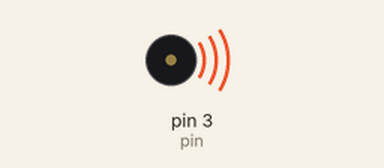
Simulated run of this sketch. Board: Arduino Uno, built with avr-gcc and run on an emulated ATmega328P. Parts: buzzer (waves = sounding).

Above: at 0.1 s.
At 36.72 s:
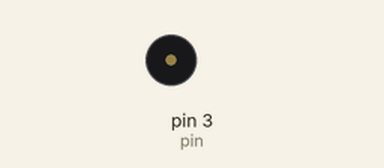
Timing chart, 0 to 40.0 s (numbered marks = the images above):
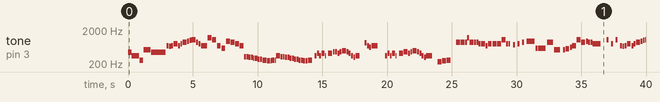

Measured:
- by itself, tone on pin 3 (pin): plays 440 Hz for 0.28 s, 349 Hz for 0.55 s, 262 Hz for 0.28 s, 523 Hz for 0.55 s, 440 Hz for 1.1 s, 698 Hz for 0.15 s … (160 notes in this stretch)

The sketch:

HDD_Music.ino
```cpp
#include <EEPROM.h>
#include <avr/pgmspace.h>
#include "pitches.h"

const PROGMEM int JyapariPark[] = {NOTE_A4,NOTE_F4,NOTE_C4,NOTE_C5,NOTE_A4,NOTE_F5,NOTE_E5,
NOTE_F5,NOTE_G5,NOTE_F5,NOTE_G5,NOTE_A5,NOTE_AS5,NOTE_B5,NOTE_C6,NOTE_A5,NOTE_G5,NOTE_F5,NOTE_F5,NOTE_D6,NOTE_C6,
NOTE_F5,NOTE_D5,NOTE_AS5,NOTE_A5,NOTE_G5,NOTE_F5,NOTE_E4,NOTE_E4,NOTE_DS4,NOTE_DS4,NOTE_D4,NOTE_D4,NOTE_D4,NOTE_D4,
NOTE_CS4,NOTE_CS4,NOTE_C4,NOTE_C4,NOTE_B3,NOTE_B3,NOTE_B3,NOTE_C4,NOTE_C4,NOTE_C4,NOTE_C4,NOTE_F4,NOTE_F4,NOTE_E4,
NOTE_E4,NOTE_DS4,NOTE_DS4,NOTE_D4,NOTE_D4,NOTE_D4,NOTE_D4,NOTE_CS4,NOTE_CS4,NOTE_C4,NOTE_C4,NOTE_B3,NOTE_B3,NOTE_B3,
NOTE_C4,NOTE_C4,NOTE_C4,NOTE_C4,0,NOTE_F4,NOTE_GS4,NOTE_F4,NOTE_GS4,NOTE_F4,0,NOTE_GS4,NOTE_AS4,NOTE_AS4,NOTE_GS4,
NOTE_AS4,NOTE_B4,NOTE_AS4,NOTE_GS4,NOTE_F4,NOTE_DS4,NOTE_F4,0,NOTE_GS5,NOTE_F5,NOTE_DS5,NOTE_F5,0,NOTE_F4,NOTE_GS4,
NOTE_F4,NOTE_GS4,NOTE_F4,0,NOTE_GS4,NOTE_AS4,NOTE_AS4,NOTE_GS4,NOTE_AS4,NOTE_B4,NOTE_AS4,NOTE_GS4,NOTE_F4,NOTE_DS4,
NOTE_F4,0,NOTE_AS3,NOTE_B3,NOTE_C4,0,NOTE_A5,NOTE_A5,NOTE_A5,NOTE_A5,NOTE_A5,NOTE_D6,NOTE_A5,NOTE_A5,NOTE_A5,NOTE_G5,
NOTE_G5,NOTE_G5,NOTE_F5,NOTE_G5,NOTE_G5,NOTE_G5,NOTE_G5,NOTE_G5,NOTE_C6,NOTE_C6,NOTE_G5,NOTE_G5,0,NOTE_FS5,0,NOTE_G5,
0,NOTE_A5,0,NOTE_AS5,NOTE_D5,NOTE_D5,NOTE_A5,NOTE_C5,NOTE_C5,0,NOTE_C5,NOTE_CS5,NOTE_DS5,NOTE_F5,NOTE_C6,NOTE_A5,
NOTE_AS5,NOTE_A5,NOTE_A5,NOTE_G5,0,NOTE_C6,0,NOTE_G5,0,NOTE_C6,0,NOTE_F5,NOTE_E5,NOTE_F5,NOTE_G5,NOTE_F5,NOTE_G5,
NOTE_A5,NOTE_AS5,NOTE_B5,NOTE_C6,NOTE_A5,NOTE_G5,NOTE_F5,NOTE_F5,NOTE_D6,NOTE_C6,NOTE_F5,NOTE_AS5,NOTE_A5,NOTE_G5,
NOTE_F5,NOTE_G5,0,NOTE_F5,NOTE_E5,NOTE_F5,NOTE_G5,NOTE_F5,NOTE_G5,NOTE_A5,NOTE_AS5,NOTE_B5,NOTE_C6,NOTE_A5,
NOTE_G5,NOTE_F5,NOTE_F5,NOTE_D6,NOTE_C6,NOTE_F5,NOTE_D5,NOTE_AS5,NOTE_A5,NOTE_G5,NOTE_F5,0,NOTE_F5,NOTE_F5,NOTE_G5,
NOTE_GS5,NOTE_G5,NOTE_F5,NOTE_CS5,NOTE_C5,NOTE_A5,NOTE_A5,NOTE_A5,NOTE_GS4,NOTE_A5,NOTE_AS5,NOTE_C6,NOTE_B5,NOTE_A5,
0,NOTE_A5,NOTE_AS5,NOTE_A5,NOTE_F5,NOTE_D5,NOTE_F5,NOTE_A5,NOTE_F5,NOTE_D5,NOTE_F5,NOTE_AS5,NOTE_A5,NOTE_F5,NOTE_CS5,
NOTE_CS5,NOTE_C5,NOTE_G5,NOTE_F5,NOTE_F5,NOTE_E4,NOTE_E4,NOTE_DS4,NOTE_DS4,NOTE_D4,NOTE_D4,NOTE_D4,NOTE_D4,
NOTE_CS4,NOTE_CS4,NOTE_C4,NOTE_C4,NOTE_B3,NOTE_B3,NOTE_B3,NOTE_C4,NOTE_C4,NOTE_C4,NOTE_C4,NOTE_F4,NOTE_F4,NOTE_E4,
NOTE_E4,NOTE_DS4,NOTE_DS4,NOTE_D4,NOTE_D4,NOTE_D4,NOTE_D4,NOTE_CS4,NOTE_CS4,NOTE_C4,NOTE_C4,NOTE_B3,NOTE_B3,NOTE_B3,
NOTE_C4,NOTE_C4,NOTE_C4,NOTE_C4,0,NOTE_F4,NOTE_GS4,NOTE_F4,NOTE_GS4,NOTE_F4,0,NOTE_GS4,NOTE_AS4,NOTE_AS4,NOTE_GS4,
NOTE_AS4,NOTE_B4,NOTE_AS4,NOTE_GS4,NOTE_F4,NOTE_DS4,NOTE_F4,0,NOTE_GS5,NOTE_F5,NOTE_DS5,NOTE_F5,0,NOTE_F4,NOTE_GS4,
NOTE_F4,NOTE_GS4,NOTE_F4,0,NOTE_GS4,NOTE_AS4,NOTE_AS4,NOTE_GS4,NOTE_AS4,NOTE_B4,NOTE_AS4,NOTE_GS4,NOTE_F4,NOTE_DS4,
NOTE_F4,0,NOTE_AS3,NOTE_B3,NOTE_C4,0,NOTE_A5,NOTE_A5,NOTE_A5,NOTE_A5,NOTE_A5,NOTE_D6,NOTE_A5,NOTE_A5,NOTE_A5,NOTE_G5,
NOTE_G5,NOTE_G5,NOTE_F5,NOTE_G5,NOTE_G5,NOTE_G5,NOTE_G5,NOTE_G5,NOTE_C6,NOTE_C6,NOTE_G5,NOTE_G5,0,NOTE_FS5,0,NOTE_G5,
0,NOTE_A5,0,NOTE_AS5,NOTE_D5,NOTE_D5,NOTE_A5,NOTE_C5,NOTE_C5,0,NOTE_C5,NOTE_CS5,NOTE_DS5,NOTE_F5,NOTE_C6,NOTE_A5,
NOTE_AS5,NOTE_A5,NOTE_A5,NOTE_G5,0,NOTE_C6,0,NOTE_G5,0,NOTE_C6,0,NOTE_F5,NOTE_E5,NOTE_F5,NOTE_G5,NOTE_F5,NOTE_G5,
NOTE_A5,NOTE_AS5,NOTE_B5,NOTE_C6,NOTE_A5,NOTE_G5,NOTE_F5,NOTE_F5,NOTE_D6,NOTE_C6,NOTE_F5,NOTE_AS5,NOTE_A5,NOTE_G5,
NOTE_F5,NOTE_G5,0,NOTE_F5,NOTE_E5,NOTE_F5,NOTE_G5,NOTE_F5,NOTE_G5,NOTE_A5,NOTE_AS5,NOTE_B5,NOTE_C6,NOTE_A5,
NOTE_G5,NOTE_F5,NOTE_F5,NOTE_D6,NOTE_C6,NOTE_F5,NOTE_D5,NOTE_AS5,NOTE_A5,NOTE_G5,NOTE_F5,0,NOTE_F5,NOTE_F5,NOTE_G5,
NOTE_GS5,NOTE_G5,NOTE_F5,NOTE_CS5,NOTE_C5,NOTE_A5,NOTE_A5,NOTE_A5,NOTE_GS4,NOTE_A5,NOTE_AS5,NOTE_C6,NOTE_B5,NOTE_A5,
0,NOTE_A5,NOTE_AS5,NOTE_A5,NOTE_F5,NOTE_D5,NOTE_F5,NOTE_A5,NOTE_F5,NOTE_D5,NOTE_F5,NOTE_AS5,NOTE_A5,NOTE_F5,NOTE_CS5,
NOTE_CS5,NOTE_C5,NOTE_G5,NOTE_F5,NOTE_F5,0,NOTE_FS5,0,NOTE_G5,0,NOTE_GS5,0,NOTE_F5,NOTE_E5,NOTE_F5,NOTE_G5,NOTE_F5,
NOTE_G5,NOTE_GS5,NOTE_AS5,NOTE_B5,NOTE_C5,NOTE_G5,NOTE_GS5,NOTE_C5,NOTE_D5,NOTE_DS5,NOTE_AS5,NOTE_C6,NOTE_GS4,
NOTE_G4,NOTE_GS4,NOTE_AS4,NOTE_GS4,NOTE_AS4,NOTE_C4,NOTE_C4,NOTE_CS4,NOTE_DS4,NOTE_GS3,NOTE_AS3,NOTE_B3,NOTE_DS4,
NOTE_F4,NOTE_FS4,NOTE_C4,NOTE_CS4,NOTE_DS4,NOTE_GS4,NOTE_AS4,NOTE_B4,NOTE_DS5,NOTE_AS4,NOTE_DS5,NOTE_AS4,NOTE_DS5,
NOTE_AS4,NOTE_DS5,0,NOTE_F5,NOTE_AS5,NOTE_AS5,NOTE_AS5,NOTE_AS5,0,NOTE_A5,0,NOTE_F5,NOTE_G5,NOTE_G5,NOTE_G5,NOTE_F5,
NOTE_G5,NOTE_F5,0,NOTE_E5,NOTE_F5,NOTE_D5,NOTE_E5,NOTE_F5,NOTE_C5,NOTE_F5,NOTE_C6,NOTE_AS5,NOTE_A5,NOTE_G5,
NOTE_F5,NOTE_A5,NOTE_AS5,NOTE_D5,NOTE_G5,0,NOTE_A5,NOTE_G5,NOTE_A5,NOTE_AS5,NOTE_A5,NOTE_AS5,NOTE_C6,NOTE_D6,NOTE_E6
,NOTE_F6,0,NOTE_F5,NOTE_E5,NOTE_F5,NOTE_G5,NOTE_F5,NOTE_G5,NOTE_A5,NOTE_AS5,NOTE_B5,NOTE_C6,NOTE_A5,NOTE_G5,NOTE_F5,
NOTE_F5,NOTE_D6,NOTE_C6,NOTE_F5,NOTE_AS5,NOTE_A5,NOTE_G5,NOTE_F5,NOTE_G5,0,NOTE_F5,NOTE_E5,NOTE_F5,NOTE_G5,NOTE_F5
,NOTE_G5,NOTE_A5,NOTE_AS5,NOTE_B5,NOTE_C6,NOTE_A5,NOTE_G5,NOTE_F5,NOTE_F5,NOTE_D6,NOTE_C6,NOTE_F5,NOTE_D5,NOTE_AS5,
NOTE_A5,NOTE_G5,NOTE_F5,0,NOTE_F5,NOTE_F5,NOTE_G5,NOTE_GS5,NOTE_G5,NOTE_F5,NOTE_CS5,NOTE_C5,NOTE_A5,NOTE_A5,NOTE_A5,
NOTE_GS4,NOTE_A5,NOTE_AS5,NOTE_C6,NOTE_B5,NOTE_A5,0,NOTE_A5,NOTE_AS5,NOTE_A5,NOTE_F5,NOTE_D5,NOTE_F5,NOTE_A5,NOTE_F5,
NOTE_D5,NOTE_F5,NOTE_AS5,NOTE_A5,NOTE_F5,NOTE_CS5,NOTE_CS5,NOTE_C5,NOTE_G5,NOTE_F5,NOTE_F5,NOTE_E4,NOTE_E4,NOTE_DS4,
NOTE_DS4,NOTE_D4,NOTE_D4,NOTE_D4,NOTE_D4,NOTE_CS4,NOTE_CS4,NOTE_C4,NOTE_C4,NOTE_B3,NOTE_B3,NOTE_B3,NOTE_C4,NOTE_C4,
NOTE_C4,NOTE_C4,NOTE_A5,NOTE_F5,NOTE_D5,NOTE_G5,NOTE_G5,NOTE_E5,NOTE_C5,NOTE_F5,NOTE_A4,NOTE_AS4,NOTE_F5,
NOTE_E5,NOTE_F5,NOTE_E5,NOTE_D5,NOTE_C5,NOTE_A4,NOTE_D5,NOTE_A5,NOTE_F5,NOTE_D5,NOTE_G5,
NOTE_G5,NOTE_A5,NOTE_AS5,NOTE_A5,NOTE_G5,NOTE_F5,NOTE_AS4,NOTE_F5,NOTE_E5,NOTE_F5,NOTE_G5,
NOTE_G5,NOTE_F5,NOTE_F5,NOTE_A5,NOTE_F5,NOTE_D5,NOTE_G5,NOTE_G5,NOTE_E5,NOTE_C5,NOTE_F5,NOTE_A4,
NOTE_AS4,NOTE_F5,NOTE_E5,NOTE_F5,NOTE_E5,NOTE_D5,NOTE_C5,NOTE_A4,NOTE_D5,NOTE_A5,NOTE_F5,NOTE_D5,NOTE_G5,
NOTE_G5,NOTE_A5,NOTE_AS5,NOTE_A5,NOTE_G5,NOTE_F5,NOTE_AS4,NOTE_F5,NOTE_E5,NOTE_F5,NOTE_G5,NOTE_G5,NOTE_F5,
NOTE_F5,NOTE_AS4,NOTE_F5,NOTE_E5,NOTE_F5,NOTE_G5,NOTE_F5,NOTE_G5,NOTE_F5,0};

unsigned char JyapariParklen[] = {6,12,6,12,24,6,6,6,12,6,6,12,6,6,12,6,6,6,12,12,12,12,12,12,12,12,12,6,6,6,6,3,3,3,
3,6,6,6,6,6,3,3,3,3,3,3,6,6,6,6,6,6,3,3,3,3,6,6,6,6,6,3,3,3,3,3,3,6,6,6,6,9,3,6,12,6,6,6,6,12,6,6,6,6,12,12,6,6,6,18,
18,6,6,6,9,3,6,12,6,6,6,6,12,6,6,6,6,18,12,12,12,12,12,6,6,6,6,6,6,12,6,6,6,6,6,6,12,6,6,6,6,6,6,6,6,6,6,6,6,6,6,6,
24,6,24,18,6,12,6,6,12,6,12,12,12,6,6,6,24,12,6,6,6,6,6,6,6,6,6,12,6,6,12,6,6,12,6,6,6,12,12,12,12,6,6,6,6,12,12,6,
6,6,12,6,6,12,6,6,12,6,6,6,12,12,12,12,12,12,12,12,24,6,6,6,6,12,12,12,12,8,8,8,8,8,8,18,3,3,12,6,6,12,6,12,12,18,
6,12,12,6,12,6,12,12,6,24,18,6,12,6,6,6,6,3,3,3,3,6,6,6,6,6,3,3,3,3,3,3,6,6,6,6,6,6,3,3,3,3,6,6,6,6,6,3,3,3,3,3,
3,6,6,6,6,9,3,6,12,6,6,6,6,12,6,6,6,6,12,12,6,6,6,18,18,6,6,6,9,3,6,12,6,6,6,6,12,6,6,6,6,18,12,12,12,12,12,6,6,6,
6,6,6,12,6,6,6,6,6,6,12,6,6,6,6,6,6,6,6,6,6,6,6,6,6,6,24,6,24,18,6,12,6,6,12,6,12,12,12,6,6,6,24,12,6,6,6,6,6,6,6,
6,6,12,6,6,12,6,6,12,6,6,6,12,12,12,12,6,6,6,6,12,12,6,6,6,12,6,6,12,6,6,12,6,6,6,12,12,12,12,12,12,12,12,24,6,6,6,
6,12,12,12,12,8,8,8,8,8,8,18,3,3,12,6,6,12,6,12,12,18,6,12,12,6,12,6,12,12,6,24,18,6,12,30,48,0,48,0,42,12,6,6,6,12,
6,6,12,6,6,18,6,12,6,6,18,6,54,6,6,6,12,6,6,12,6,6,12,6,6,12,6,6,12,6,6,30,6,6,6,18,12,12,12,12,12,12,6,6,12,12,6,6,
6,6,42,6,12,12,6,6,6,6,24,12,12,24,12,12,24,12,12,12,12,12,12,18,3,3,12,12,6,6,6,12,6,6,12,6,6,6,24,6,6,6,12,6,6,
12,6,6,12,6,6,6,12,12,12,12,6,6,6,6,12,12,6,6,6,12,6,6,12,6,6,12,6,6,6,12,12,12,12,12,12,12,12,24,6,6,6,6,12,12,12,
12,8,8,8,8,8,8,18,3,3,12,6,6,12,6,12,12,18,6,12,12,6,12,6,12,12,6,24,18,6,12,6,6,6,6,3,3,3,3,6,6,6,6,6,3,3,3,3,3,3,
6,6,6,30,6,6,6,18,12,12,12,6,6,12,6,6,6,30,6,6,6,30,6,6,6,12,6,12,12,12,12,6,6,18,6,24,6,6,6,30,6,6,6,18,12,12,12,
6,6,12,6,6,6,30,6,6,6,30,6,6,6,12,6,12,12,12,12,6,6,18,6,24,12,12,12,6,12,6,12,12,12};

unsigned char bpm = 100;
short int duration = 60000/bpm;
char pin = 3;
int soundtone = 0;

void setup() {
  for (short int i = 0; i <  sizeof(JyapariPark) / sizeof(short int); i++) {
    if (i>=5){
      bpm = 170;
      duration = 60000/bpm;
    }
    soundtone = pgm_read_word(JyapariPark + i);
    tone(pin,soundtone);
    delay((duration-50)*JyapariParklen[i]/12);
    noTone(pin);
    delay(50*JyapariParklen[i]/12);
  }
}

void loop() {
}
```
